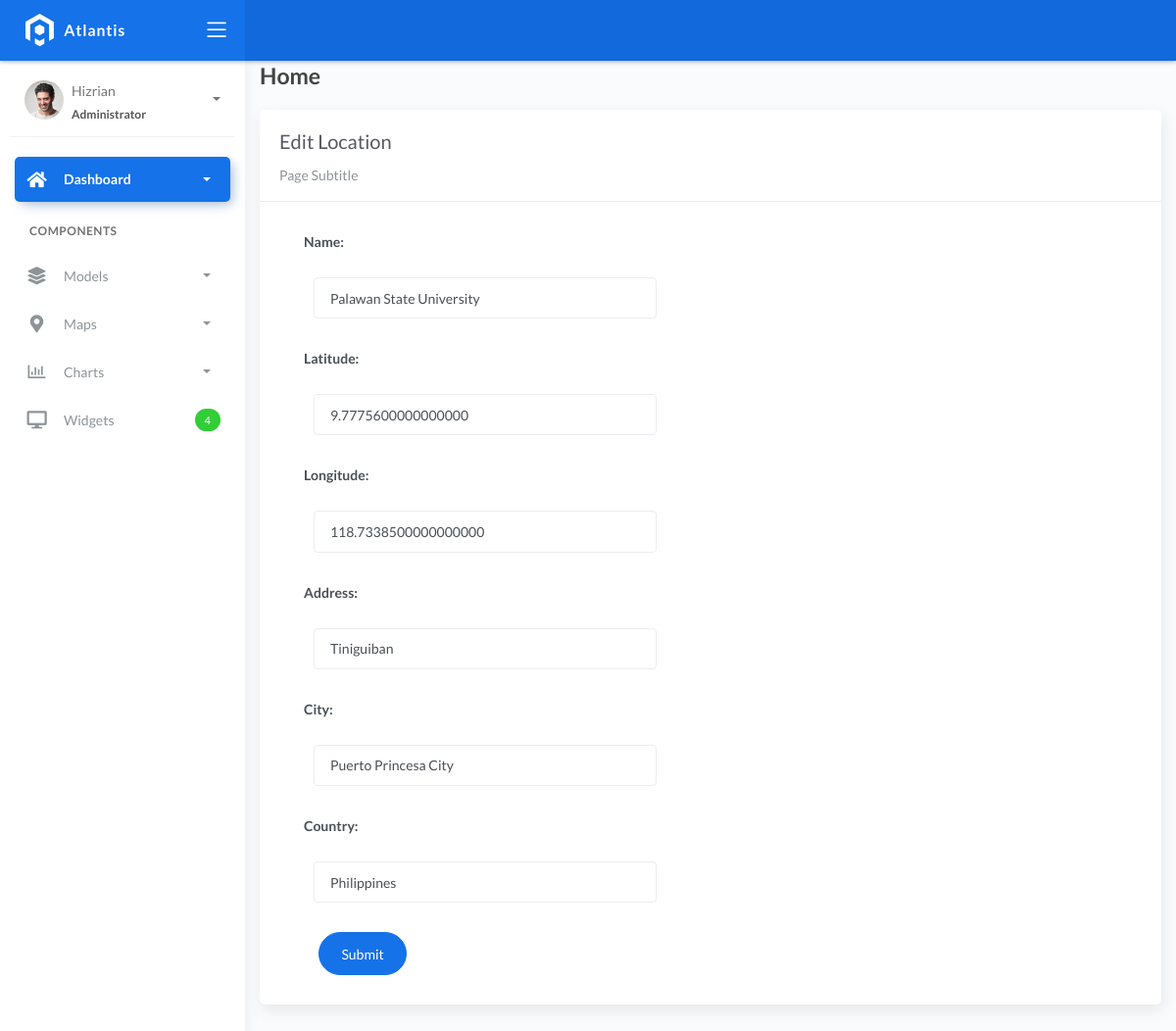
/location_list/1, run on the app's committed database.
### fire/models.py (models this page shows, shortened)
class BaseModel(models.Model):
    created_at = models.DateTimeField(auto_now_add=True, db_index=True)
    updated_at = models.DateTimeField(auto_now=True)
    class Meta:
        abstract = True

class Locations(BaseModel):
    name = models.CharField(max_length=150)
    latitude = models.DecimalField(
        max_digits=22, decimal_places=16, null=True, blank=True)
    longitude = models.DecimalField(
        max_digits=22, decimal_places=16, null=True, blank=True)
    address = models.CharField(max_length=150)
    city = models.CharField(max_length=150)  # can be in separate table
    country = models.CharField(max_length=150)  # can be in separate table

### fire/views.py (the view)
# urls.py: path('location_list/<pk>', a.LocationsUpdateView.as_view(), name='location-update'),
class LocationsUpdateView(UpdateView):
    model = Locations
    form_class = LocationsForm
    template_name = 'location_edit.html'
    success_url = reverse_lazy('location-list')

### fire/forms.py
class LocationsForm(ModelForm):
    class Meta:
        model = Locations
        fields = "__all__"

### templates/location_edit.html (shortened to what this page needs)
{% extends 'base.html' %} {% load static %} {% block content %}
<div class="content">
    <div class="container-fluid">
        <h4 class="page-title">Home</h4>
        <div class="row">
            <div class="col-md-12">
                <div class="card">
                    <div class="card-header">
                        <div class="card-title">Edit Location</div>
                        <div class="card-category">Page Subtitle</div>
                    </div>
                    <div class="col-md-6">
                    <div class="card-body">
                        <form class="" action="" method="post" novalidate>
                            {% csrf_token %} {% include 'includes/form.html' %}
                                <div class="form-group">
                                    <div class="col-md-12 col-sm-3">
                                        <button type="submit" class="btn btn-primary btn-rounded">Submit</button>
                                    </div>
                                </div>
                            </div>
                    </div>
                </div>
            </div>
        </div>
    </div>
</div>
{% endblock %}

### templates/includes/form.html (shortened to what this page needs)
{% load widget_tweaks %}
{% for field in form %}
<div class="field item form-group">
    <label>{{ field.label_tag }}</label>
  <div class="form-group">
    {% render_field field class="form-control" %}
  </div>
</div>
{% endfor %}

### data on the page
Locations: name "Palawan State University" "9.7775600000000000" "118.7338500000000000" "Tiniguiban" "Puerto Princesa City" "Philippines"

### other printed values
{{ field.label_tag }} "Name:" "Latitude:" "Longitude:" "Address:" "City:" "Country:"
